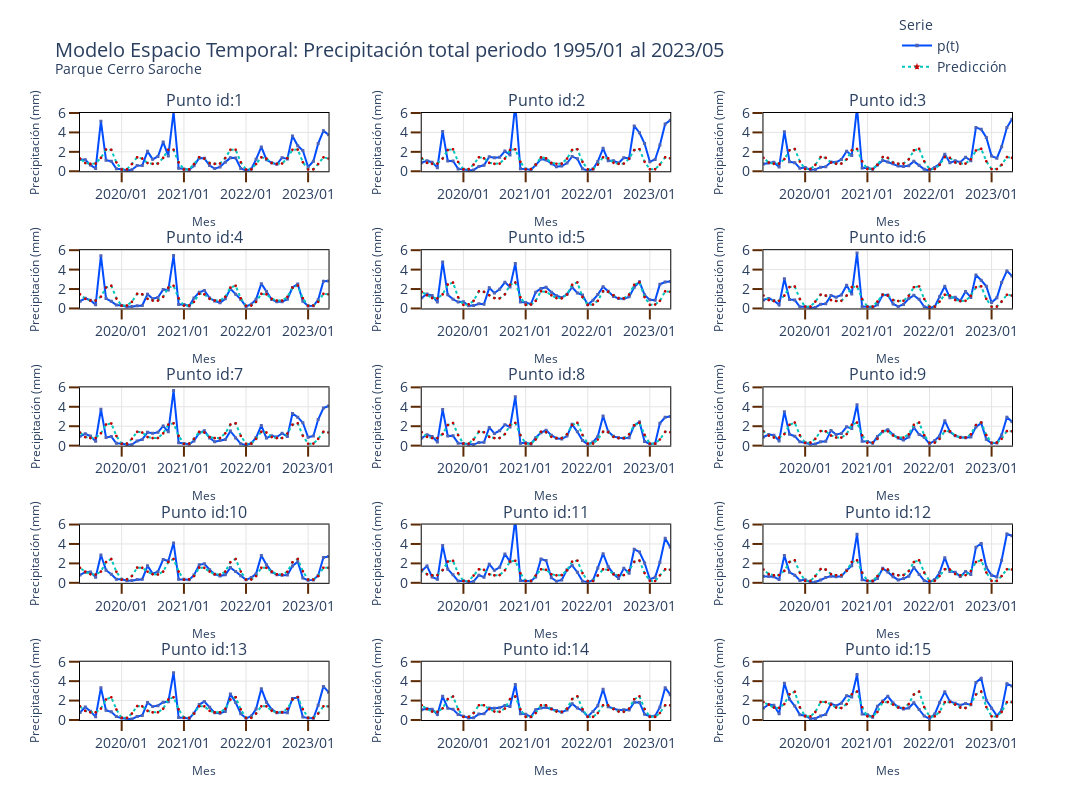

The code cell stored with this chart in its notebook:
### Markdown cell above
Gráfico

### Code cell
rows=5 
cols=3

column_titles = list(map(lambda x: 'Punto id:' + str(int(x)), pd_precipitacion.sort_values('id_point',ascending=True).id_point.unique().tolist() ))

fig = make_subplots(rows=rows,
                    cols=cols,
                    subplot_titles=column_titles,
                    horizontal_spacing=0.1,
                    vertical_spacing=0.13)

row_order = pd_precipitacion.sort_values('id_point',ascending=True).id_point.unique().reshape(rows,cols).tolist()

marker_line_width=1.5
marker_size=1.5
line_width=2

for row in range(len(row_order)):

    list_row = row_order[row]
    for col in range(len(list_row)):
        
        if row_order[row][col]==1:
            showlegend=True
        else:
            showlegend=False
            
            
        data_fig = pd_precipitacion.sort_values('id_point',ascending=True).query(f"id_point=={row_order[row][col]}")
        data_fig = data_fig.sort_values('periodo',ascending=True)

        fig.add_trace(
            go.Scatter(x=data_fig['periodo'],
                       #y=data_fig.total_precipitation_mm,
                       y=data_fig['precipitacion_narx'],
                       mode='lines+markers',
                       name='p(t)',# Id: {id}'.format(id=id_),
                       marker_symbol='square',
                       marker_line_width=marker_line_width,
                       marker_size=marker_size,
                       marker_line_color='#4F64B4',
                       marker_color='#4F64B4', 
                       line=dict(color='#004CFF', width=line_width),
                       legendgroup='group1',
                       showlegend=showlegend,
                       
                      ),
            row=row+1, 
            col=col+1,
                
        )
        
        fig.add_trace(
            go.Scatter(x=data_fig['periodo'],
                       #y=data_fig.total_precipitation_mm,
                       y=data_fig['prediction_ann'],
                       mode='lines+markers',
                       name='Predicción',# Id: {id}'.format(id=id_),
                       #line=dict(color='#00B4B1', width=2),
                       marker_symbol='star',
                       marker_line_width=marker_line_width,
                       marker_size=marker_size,
                       marker_line_color='#C60000',
                       marker_color='#C60000',
                       line=dict(color='#00C6BB', width=line_width,dash='dot'),
                       legendgroup='group1',
                       showlegend=showlegend,
                       
                      ),
            row=row+1, 
            col=col+1,
                
        )

        
        fig.update_xaxes(title_text='Mes',title_font=dict(size=12),
                         range=[data_fig.periodo.max() - pd.DateOffset(months=4*12),
                                data_fig.periodo.max()])
        fig.update_yaxes(title_text='Precipitación (mm)',
                         title_font=dict(size=12),
                         range=[0,6]
                        )

# fig['layout']['title']['y']=0.98
# fig['layout']['margin']['t']=100
        
#        
fig.update_xaxes(tickformat="%Y/%m",showline=True, linewidth=1, linecolor='black', gridcolor='#E4E4E4',mirror=True,
                 ticks="outside", tickwidth=2, tickcolor='#5C2B05', ticklen=10)
fig.update_yaxes(showline=True, linewidth=1, linecolor='black', gridcolor='#E4E4E4',mirror=True,
                 ticks="outside", tickwidth=2, tickcolor='#5C2B05', ticklen=10)        
fig.update_layout( height=800,
                   width=1500,
                   showlegend = True,
                   font = dict(size = 14),
                   template='plotly_white',
                   title_text=f"""
                             Modelo Espacio Temporal: Precipitación total periodo {pd_precipitacion.periodo.min().strftime('%Y/%m')} al {pd_precipitacion.periodo.max().strftime('%Y/%m')}
                             <br><sup>Parque {'Cerro Saroche'}</sup>
                             """,
                   #xaxis_range=['1980-01-01','2023-01-01'],
                   legend_title_text='Serie',
                   legend_title = dict( font = dict(size = 14)),
                   uniformtext_minsize=8,
                   uniformtext_mode='hide',
                   legend = dict(
                                #orientation="h",
                                yanchor="bottom",
                                y=1.05,
                                xanchor="right",
                                x=1,
                                font_size=14
                            )
                 )


fig.write_image(f'./{park}/figures/ann_precipitacion.png')
fig.show()

### Figure 1 — Plotly figure (JSON) as saved in the notebook; plotly's stock layout.template omitted (floating-point values rounded to 4 significant figures; data arrays with more than 128 entries replaced by an {"elided": "..."} marker saying what was removed)
{"data": [{"legendgroup": "group1", "line": {"color": "#004CFF", "width": 2}, "marker": {"color": "#4F64B4", "line": {"color": "#4F64B4", "width": 1.5}, "size": 1.5, "symbol": "square"}, "mode": "lines+markers", "name": "p(t)", "showlegend": true, "type": "scatter", "x": {"elided": "341 str values"}, "xaxis": "x", "y": {"elided": "341 float values"}, "yaxis": "y"}, {"legendgroup": "group1", "line": {"color": "#00C6BB", "dash": "dot", "width": 2}, "marker": {"color": "#C60000", "line": {"color": "#C60000", "width": 1.5}, "size": 1.5, "symbol": "star"}, "mode": "lines+markers", "name": "Predicción", "showlegend": true, "type": "scatter", "x": {"elided": "341 str values"}, "xaxis": "x", "y": {"elided": "341 float values"}, "yaxis": "y"}, {"legendgroup": "group1", "line": {"color": "#004CFF", "width": 2}, "marker": {"color": "#4F64B4", "line": {"color": "#4F64B4", "width": 1.5}, "size": 1.5, "symbol": "square"}, "mode": "lines+markers", "name": "p(t)", "showlegend": false, "type": "scatter", "x": {"elided": "341 str values"}, "xaxis": "x2", "y": {"elided": "341 float values"}, "yaxis": "y2"}, {"legendgroup": "group1", "line": {"color": "#00C6BB", "dash": "dot", "width": 2}, "marker": {"color": "#C60000", "line": {"color": "#C60000", "width": 1.5}, "size": 1.5, "symbol": "star"}, "mode": "lines+markers", "name": "Predicción", "showlegend": false, "type": "scatter", "x": {"elided": "341 str values"}, "xaxis": "x2", "y": {"elided": "341 float values"}, "yaxis": "y2"}, {"legendgroup": "group1", "line": {"color": "#004CFF", "width": 2}, "marker": {"color": "#4F64B4", "line": {"color": "#4F64B4", "width": 1.5}, "size": 1.5, "symbol": "square"}, "mode": "lines+markers", "name": "p(t)", "showlegend": false, "type": "scatter", "x": {"elided": "341 str values"}, "xaxis": "x3", "y": {"elided": "341 float values"}, "yaxis": "y3"}, {"legendgroup": "group1", "line": {"color": "#00C6BB", "dash": "dot", "width": 2}, "marker": {"color": "#C60000", "line": {"color": "#C60000", "width": 1.5}, "size": 1.5, "symbol": "star"}, "mode": "lines+markers", "name": "Predicción", "showlegend": false, "type": "scatter", "x": {"elided": "341 str values"}, "xaxis": "x3", "y": {"elided": "341 float values"}, "yaxis": "y3"}, {"legendgroup": "group1", "line": {"color": "#004CFF", "width": 2}, "marker": {"color": "#4F64B4", "line": {"color": "#4F64B4", "width": 1.5}, "size": 1.5, "symbol": "square"}, "mode": "lines+markers", "name": "p(t)", "showlegend": false, "type": "scatter", "x": {"elided": "341 str values"}, "xaxis": "x4", "y": {"elided": "341 float values"}, "yaxis": "y4"}, {"legendgroup": "group1", "line": {"color": "#00C6BB", "dash": "dot", "width": 2}, "marker": {"color": "#C60000", "line": {"color": "#C60000", "width": 1.5}, "size": 1.5, "symbol": "star"}, "mode": "lines+markers", "name": "Predicción", "showlegend": false, "type": "scatter", "x": {"elided": "341 str values"}, "xaxis": "x4", "y": {"elided": "341 float values"}, "yaxis": "y4"}, {"legendgroup": "group1", "line": {"color": "#004CFF", "width": 2}, "marker": {"color": "#4F64B4", "line": {"color": "#4F64B4", "width": 1.5}, "size": 1.5, "symbol": "square"}, "mode": "lines+markers", "name": "p(t)", "showlegend": false, "type": "scatter", "x": {"elided": "341 str values"}, "xaxis": "x5", "y": {"elided": "341 float values"}, "yaxis": "y5"}, {"legendgroup": "group1", "line": {"color": "#00C6BB", "dash": "dot", "width": 2}, "marker": {"color": "#C60000", "line": {"color": "#C60000", "width": 1.5}, "size": 1.5, "symbol": "star"}, "mode": "lines+markers", "name": "Predicción", "showlegend": false, "type": "scatter", "x": {"elided": "341 str values"}, "xaxis": "x5", "y": {"elided": "341 float values"}, "yaxis": "y5"}, {"legendgroup": "group1", "line": {"color": "#004CFF", "width": 2}, "marker": {"color": "#4F64B4", "line": {"color": "#4F64B4", "width": 1.5}, "size": 1.5, "symbol": "square"}, "mode": "lines+markers", "name": "p(t)", "showlegend": false, "type": "scatter", "x": {"elided": "341 str values"}, "xaxis": "x6", "y": {"elided": "341 float values"}, "yaxis": "y6"}, {"legendgroup": "group1", "line": {"color": "#00C6BB", "dash": "dot", "width": 2}, "marker": {"color": "#C60000", "line": {"color": "#C60000", "width": 1.5}, "size": 1.5, "symbol": "star"}, "mode": "lines+markers", "name": "Predicción", "showlegend": false, "type": "scatter", "x": {"elided": "341 str values"}, "xaxis": "x6", "y": {"elided": "341 float values"}, "yaxis": "y6"}, {"legendgroup": "group1", "line": {"color": "#004CFF", "width": 2}, "marker": {"color": "#4F64B4", "line": {"color": "#4F64B4", "width": 1.5}, "size": 1.5, "symbol": "square"}, "mode": "lines+markers", "name": "p(t)", "showlegend": false, "type": "scatter", "x": {"elided": "341 str values"}, "xaxis": "x7", "y": {"elided": "341 float values"}, "yaxis": "y7"}, {"legendgroup": "group1", "line": {"color": "#00C6BB", "dash": "dot", "width": 2}, "marker": {"color": "#C60000", "line": {"color": "#C60000", "width": 1.5}, "size": 1.5, "symbol": "star"}, "mode": "lines+markers", "name": "Predicción", "showlegend": false, "type": "scatter", "x": {"elided": "341 str values"}, "xaxis": "x7", "y": {"elided": "341 float values"}, "yaxis": "y7"}, {"legendgroup": "group1", "line": {"color": "#004CFF", "width": 2}, "marker": {"color": "#4F64B4", "line": {"color": "#4F64B4", "width": 1.5}, "size": 1.5, "symbol": "square"}, "mode": "lines+markers", "name": "p(t)", "showlegend": false, "type": "scatter", "x": {"elided": "341 str values"}, "xaxis": "x8", "y": {"elided": "341 float values"}, "yaxis": "y8"}, {"legendgroup": "group1", "line": {"color": "#00C6BB", "dash": "dot", "width": 2}, "marker": {"color": "#C60000", "line": {"color": "#C60000", "width": 1.5}, "size": 1.5, "symbol": "star"}, "mode": "lines+markers", "name": "Predicción", "showlegend": false, "type": "scatter", "x": {"elided": "341 str values"}, "xaxis": "x8", "y": {"elided": "341 float values"}, "yaxis": "y8"}, {"legendgroup": "group1", "line": {"color": "#004CFF", "width": 2}, "marker": {"color": "#4F64B4", "line": {"color": "#4F64B4", "width": 1.5}, "size": 1.5, "symbol": "square"}, "mode": "lines+markers", "name": "p(t)", "showlegend": false, "type": "scatter", "x": {"elided": "341 str values"}, "xaxis": "x9", "y": {"elided": "341 float values"}, "yaxis": "y9"}, {"legendgroup": "group1", "line": {"color": "#00C6BB", "dash": "dot", "width": 2}, "marker": {"color": "#C60000", "line": {"color": "#C60000", "width": 1.5}, "size": 1.5, "symbol": "star"}, "mode": "lines+markers", "name": "Predicción", "showlegend": false, "type": "scatter", "x": {"elided": "341 str values"}, "xaxis": "x9", "y": {"elided": "341 float values"}, "yaxis": "y9"}, {"legendgroup": "group1", "line": {"color": "#004CFF", "width": 2}, "marker": {"color": "#4F64B4", "line": {"color": "#4F64B4", "width": 1.5}, "size": 1.5, "symbol": "square"}, "mode": "lines+markers", "name": "p(t)", "showlegend": false, "type": "scatter", "x": {"elided": "341 str values"}, "xaxis": "x10", "y": {"elided": "341 float values"}, "yaxis": "y10"}, {"legendgroup": "group1", "line": {"color": "#00C6BB", "dash": "dot", "width": 2}, "marker": {"color": "#C60000", "line": {"color": "#C60000", "width": 1.5}, "size": 1.5, "symbol": "star"}, "mode": "lines+markers", "name": "Predicción", "showlegend": false, "type": "scatter", "x": {"elided": "341 str values"}, "xaxis": "x10", "y": {"elided": "341 float values"}, "yaxis": "y10"}, {"legendgroup": "group1", "line": {"color": "#004CFF", "width": 2}, "marker": {"color": "#4F64B4", "line": {"color": "#4F64B4", "width": 1.5}, "size": 1.5, "symbol": "square"}, "mode": "lines+markers", "name": "p(t)", "showlegend": false, "type": "scatter", "x": {"elided": "341 str values"}, "xaxis": "x11", "y": {"elided": "341 float values"}, "yaxis": "y11"}, {"legendgroup": "group1", "line": {"color": "#00C6BB", "dash": "dot", "width": 2}, "marker": {"color": "#C60000", "line": {"color": "#C60000", "width": 1.5}, "size": 1.5, "symbol": "star"}, "mode": "lines+markers", "name": "Predicción", "showlegend": false, "type": "scatter", "x": {"elided": "341 str values"}, "xaxis": "x11", "y": {"elided": "341 float values"}, "yaxis": "y11"}, {"legendgroup": "group1", "line": {"color": "#004CFF", "width": 2}, "marker": {"color": "#4F64B4", "line": {"color": "#4F64B4", "width": 1.5}, "size": 1.5, "symbol": "square"}, "mode": "lines+markers", "name": "p(t)", "showlegend": false, "type": "scatter", "x": {"elided": "341 str values"}, "xaxis": "x12", "y": {"elided": "341 float values"}, "yaxis": "y12"}, {"legendgroup": "group1", "line": {"color": "#00C6BB", "dash": "dot", "width": 2}, "marker": {"color": "#C60000", "line": {"color": "#C60000", "width": 1.5}, "size": 1.5, "symbol": "star"}, "mode": "lines+markers", "name": "Predicción", "showlegend": false, "type": "scatter", "x": {"elided": "341 str values"}, "xaxis": "x12", "y": {"elided": "341 float values"}, "yaxis": "y12"}, {"legendgroup": "group1", "line": {"color": "#004CFF", "width": 2}, "marker": {"color": "#4F64B4", "line": {"color": "#4F64B4", "width": 1.5}, "size": 1.5, "symbol": "square"}, "mode": "lines+markers", "name": "p(t)", "showlegend": false, "type": "scatter", "x": {"elided": "341 str values"}, "xaxis": "x13", "y": {"elided": "341 float values"}, "yaxis": "y13"}, {"legendgroup": "group1", "line": {"color": "#00C6BB", "dash": "dot", "width": 2}, "marker": {"color": "#C60000", "line": {"color": "#C60000", "width": 1.5}, "size": 1.5, "symbol": "star"}, "mode": "lines+markers", "name": "Predicción", "showlegend": false, "type": "scatter", "x": {"elided": "341 str values"}, "xaxis": "x13", "y": {"elided": "341 float values"}, "yaxis": "y13"}, {"legendgroup": "group1", "line": {"color": "#004CFF", "width": 2}, "marker": {"color": "#4F64B4", "line": {"color": "#4F64B4", "width": 1.5}, "size": 1.5, "symbol": "square"}, "mode": "lines+markers", "name": "p(t)", "showlegend": false, "type": "scatter", "x": {"elided": "341 str values"}, "xaxis": "x14", "y": {"elided": "341 float values"}, "yaxis": "y14"}, {"legendgroup": "group1", "line": {"color": "#00C6BB", "dash": "dot", "width": 2}, "marker": {"color": "#C60000", "line": {"color": "#C60000", "width": 1.5}, "size": 1.5, "symbol": "star"}, "mode": "lines+markers", "name": "Predicción", "showlegend": false, "type": "scatter", "x": {"elided": "341 str values"}, "xaxis": "x14", "y": {"elided": "341 float values"}, "yaxis": "y14"}, {"legendgroup": "group1", "line": {"color": "#004CFF", "width": 2}, "marker": {"color": "#4F64B4", "line": {"color": "#4F64B4", "width": 1.5}, "size": 1.5, "symbol": "square"}, "mode": "lines+markers", "name": "p(t)", "showlegend": false, "type": "scatter", "x": {"elided": "341 str values"}, "xaxis": "x15", "y": {"elided": "341 float values"}, "yaxis": "y15"}, {"legendgroup": "group1", "line": {"color": "#00C6BB", "dash": "dot", "width": 2}, "marker": {"color": "#C60000", "line": {"color": "#C60000", "width": 1.5}, "size": 1.5, "symbol": "star"}, "mode": "lines+markers", "name": "Predicción", "showlegend": false, "type": "scatter", "x": {"elided": "341 str values"}, "xaxis": "x15", "y": {"elided": "341 float values"}, "yaxis": "y15"}], "layout": {"annotations": [{"font": {"size": 16}, "showarrow": false, "text": "Punto id:1", "x": 0.1333, "xanchor": "center", "xref": "paper", "y": 1, "yanchor": "bottom", "yref": "paper"}, {"font": {"size": 16}, "showarrow": false, "text": "Punto id:2", "x": 0.5, "xanchor": "center", "xref": "paper", "y": 1, "yanchor": "bottom", "yref": "paper"}, {"font": {"size": 16}, "showarrow": false, "text": "Punto id:3", "x": 0.8667, "xanchor": "center", "xref": "paper", "y": 1, "yanchor": "bottom", "yref": "paper"}, {"font": {"size": 16}, "showarrow": false, "text": "Punto id:4", "x": 0.1333, "xanchor": "center", "xref": "paper", "y": 0.774, "yanchor": "bottom", "yref": "paper"}, {"font": {"size": 16}, "showarrow": false, "text": "Punto id:5", "x": 0.5, "xanchor": "center", "xref": "paper", "y": 0.774, "yanchor": "bottom", "yref": "paper"}, {"font": {"size": 16}, "showarrow": false, "text": "Punto id:6", "x": 0.8667, "xanchor": "center", "xref": "paper", "y": 0.774, "yanchor": "bottom", "yref": "paper"}, {"font": {"size": 16}, "showarrow": false, "text": "Punto id:7", "x": 0.1333, "xanchor": "center", "xref": "paper", "y": 0.548, "yanchor": "bottom", "yref": "paper"}, {"font": {"size": 16}, "showarrow": false, "text": "Punto id:8", "x": 0.5, "xanchor": "center", "xref": "paper", "y": 0.548, "yanchor": "bottom", "yref": "paper"}, {"font": {"size": 16}, "showarrow": false, "text": "Punto id:9", "x": 0.8667, "xanchor": "center", "xref": "paper", "y": 0.548, "yanchor": "bottom", "yref": "paper"}, {"font": {"size": 16}, "showarrow": false, "text": "Punto id:10", "x": 0.1333, "xanchor": "center", "xref": "paper", "y": 0.322, "yanchor": "bottom", "yref": "paper"}, {"font": {"size": 16}, "showarrow": false, "text": "Punto id:11", "x": 0.5, "xanchor": "center", "xref": "paper", "y": 0.322, "yanchor": "bottom", "yref": "paper"}, {"font": {"size": 16}, "showarrow": false, "text": "Punto id:12", "x": 0.8667, "xanchor": "center", "xref": "paper", "y": 0.322, "yanchor": "bottom", "yref": "paper"}, {"font": {"size": 16}, "showarrow": false, "text": "Punto id:13", "x": 0.1333, "xanchor": "center", "xref": "paper", "y": 0.096, "yanchor": "bottom", "yref": "paper"}, {"font": {"size": 16}, "showarrow": false, "text": "Punto id:14", "x": 0.5, "xanchor": "center", "xref": "paper", "y": 0.096, "yanchor": "bottom", "yref": "paper"}, {"font": {"size": 16}, "showarrow": false, "text": "Punto id:15", "x": 0.8667, "xanchor": "center", "xref": "paper", "y": 0.096, "yanchor": "bottom", "yref": "paper"}], "font": {"size": 14}, "height": 800, "legend": {"font": {"size": 14}, "title": {"font": {"size": 14}, "text": "Serie"}, "x": 1, "xanchor": "right", "y": 1.05, "yanchor": "bottom"}, "showlegend": true, "title": {"text": "\n                             Modelo Espacio Temporal: Precipitación total periodo 1995/01 al 2023/05\n                             <br><sup>Parque Cerro Saroche</sup>\n                             "}, "uniformtext": {"minsize": 8, "mode": "hide"}, "width": 1500, "xaxis": {"anchor": "y", "domain": [0, 0.2667], "gridcolor": "#E4E4E4", "linecolor": "black", "linewidth": 1, "mirror": true, "range": ["2019-05-01T00:00:00", "2023-05-01T00:00:00"], "showline": true, "tickcolor": "#5C2B05", "tickformat": "%Y/%m", "ticklen": 10, "ticks": "outside", "tickwidth": 2, "title": {"font": {"size": 12}, "text": "Mes"}}, "xaxis10": {"anchor": "y10", "domain": [0, 0.2667], "gridcolor": "#E4E4E4", "linecolor": "black", "linewidth": 1, "mirror": true, "range": ["2019-05-01T00:00:00", "2023-05-01T00:00:00"], "showline": true, "tickcolor": "#5C2B05", "tickformat": "%Y/%m", "ticklen": 10, "ticks": "outside", "tickwidth": 2, "title": {"font": {"size": 12}, "text": "Mes"}}, "xaxis11": {"anchor": "y11", "domain": [0.3667, 0.6333], "gridcolor": "#E4E4E4", "linecolor": "black", "linewidth": 1, "mirror": true, "range": ["2019-05-01T00:00:00", "2023-05-01T00:00:00"], "showline": true, "tickcolor": "#5C2B05", "tickformat": "%Y/%m", "ticklen": 10, "ticks": "outside", "tickwidth": 2, "title": {"font": {"size": 12}, "text": "Mes"}}, "xaxis12": {"anchor": "y12", "domain": [0.7333, 1], "gridcolor": "#E4E4E4", "linecolor": "black", "linewidth": 1, "mirror": true, "range": ["2019-05-01T00:00:00", "2023-05-01T00:00:00"], "showline": true, "tickcolor": "#5C2B05", "tickformat": "%Y/%m", "ticklen": 10, "ticks": "outside", "tickwidth": 2, "title": {"font": {"size": 12}, "text": "Mes"}}, "xaxis13": {"anchor": "y13", "domain": [0, 0.2667], "gridcolor": "#E4E4E4", "linecolor": "black", "linewidth": 1, "mirror": true, "range": ["2019-05-01T00:00:00", "2023-05-01T00:00:00"], "showline": true, "tickcolor": "#5C2B05", "tickformat": "%Y/%m", "ticklen": 10, "ticks": "outside", "tickwidth": 2, "title": {"font": {"size": 12}, "text": "Mes"}}, "xaxis14": {"anchor": "y14", "domain": [0.3667, 0.6333], "gridcolor": "#E4E4E4", "linecolor": "black", "linewidth": 1, "mirror": true, "range": ["2019-05-01T00:00:00", "2023-05-01T00:00:00"], "showline": true, "tickcolor": "#5C2B05", "tickformat": "%Y/%m", "ticklen": 10, "ticks": "outside", "tickwidth": 2, "title": {"font": {"size": 12}, "text": "Mes"}}, "xaxis15": {"anchor": "y15", "domain": [0.7333, 1], "gridcolor": "#E4E4E4", "linecolor": "black", "linewidth": 1, "mirror": true, "range": ["2019-05-01T00:00:00", "2023-05-01T00:00:00"], "showline": true, "tickcolor": "#5C2B05", "tickformat": "%Y/%m", "ticklen": 10, "ticks": "outside", "tickwidth": 2, "title": {"font": {"size": 12}, "text": "Mes"}}, "xaxis2": {"anchor": "y2", "domain": [0.3667, 0.6333], "gridcolor": "#E4E4E4", "linecolor": "black", "linewidth": 1, "mirror": true, "range": ["2019-05-01T00:00:00", "2023-05-01T00:00:00"], "showline": true, "tickcolor": "#5C2B05", "tickformat": "%Y/%m", "ticklen": 10, "ticks": "outside", "tickwidth": 2, "title": {"font": {"size": 12}, "text": "Mes"}}, "xaxis3": {"anchor": "y3", "domain": [0.7333, 1], "gridcolor": "#E4E4E4", "linecolor": "black", "linewidth": 1, "mirror": true, "range": ["2019-05-01T00:00:00", "2023-05-01T00:00:00"], "showline": true, "tickcolor": "#5C2B05", "tickformat": "%Y/%m", "ticklen": 10, "ticks": "outside", "tickwidth": 2, "title": {"font": {"size": 12}, "text": "Mes"}}, "xaxis4": {"anchor": "y4", "domain": [0, 0.2667], "gridcolor": "#E4E4E4", "linecolor": "black", "linewidth": 1, "mirror": true, "range": ["2019-05-01T00:00:00", "2023-05-01T00:00:00"], "showline": true, "tickcolor": "#5C2B05", "tickformat": "%Y/%m", "ticklen": 10, "ticks": "outside", "tickwidth": 2, "title": {"font": {"size": 12}, "text": "Mes"}}, "xaxis5": {"anchor": "y5", "domain": [0.3667, 0.6333], "gridcolor": "#E4E4E4", "linecolor": "black", "linewidth": 1, "mirror": true, "range": ["2019-05-01T00:00:00", "2023-05-01T00:00:00"], "showline": true, "tickcolor": "#5C2B05", "tickformat": "%Y/%m", "ticklen": 10, "ticks": "outside", "tickwidth": 2, "title": {"font": {"size": 12}, "text": "Mes"}}, "xaxis6": {"anchor": "y6", "domain": [0.7333, 1], "gridcolor": "#E4E4E4", "linecolor": "black", "linewidth": 1, "mirror": true, "range": ["2019-05-01T00:00:00", "2023-05-01T00:00:00"], "showline": true, "tickcolor": "#5C2B05", "tickformat": "%Y/%m", "ticklen": 10, "ticks": "outside", "tickwidth": 2, "title": {"font": {"size": 12}, "text": "Mes"}}, "xaxis7": {"anchor": "y7", "domain": [0, 0.2667], "gridcolor": "#E4E4E4", "linecolor": "black", "linewidth": 1, "mirror": true, "range": ["2019-05-01T00:00:00", "2023-05-01T00:00:00"], "showline": true, "tickcolor": "#5C2B05", "tickformat": "%Y/%m", "ticklen": 10, "ticks": "outside", "tickwidth": 2, "title": {"font": {"size": 12}, "text": "Mes"}}, "xaxis8": {"anchor": "y8", "domain": [0.3667, 0.6333], "gridcolor": "#E4E4E4", "linecolor": "black", "linewidth": 1, "mirror": true, "range": ["2019-05-01T00:00:00", "2023-05-01T00:00:00"], "showline": true, "tickcolor": "#5C2B05", "tickformat": "%Y/%m", "ticklen": 10, "ticks": "outside", "tickwidth": 2, "title": {"font": {"size": 12}, "text": "Mes"}}, "xaxis9": {"anchor": "y9", "domain": [0.7333, 1], "gridcolor": "#E4E4E4", "linecolor": "black", "linewidth": 1, "mirror": true, "range": ["2019-05-01T00:00:00", "2023-05-01T00:00:00"], "showline": true, "tickcolor": "#5C2B05", "tickformat": "%Y/%m", "ticklen": 10, "ticks": "outside", "tickwidth": 2, "title": {"font": {"size": 12}, "text": "Mes"}}, "yaxis": {"anchor": "x", "domain": [0.904, 1], "gridcolor": "#E4E4E4", "linecolor": "black", "linewidth": 1, "mirror": true, "range": [0, 6], "showline": true, "tickcolor": "#5C2B05", "ticklen": 10, "ticks": "outside", "tickwidth": 2, "title": {"font": {"size": 12}, "text": "Precipitación (mm)"}}, "yaxis10": {"anchor": "x10", "domain": [0.226, 0.322], "gridcolor": "#E4E4E4", "linecolor": "black", "linewidth": 1, "mirror": true, "range": [0, 6], "showline": true, "tickcolor": "#5C2B05", "ticklen": 10, "ticks": "outside", "tickwidth": 2, "title": {"font": {"size": 12}, "text": "Precipitación (mm)"}}, "yaxis11": {"anchor": "x11", "domain": [0.226, 0.322], "gridcolor": "#E4E4E4", "linecolor": "black", "linewidth": 1, "mirror": true, "range": [0, 6], "showline": true, "tickcolor": "#5C2B05", "ticklen": 10, "ticks": "outside", "tickwidth": 2, "title": {"font": {"size": 12}, "text": "Precipitación (mm)"}}, "yaxis12": {"anchor": "x12", "domain": [0.226, 0.322], "gridcolor": "#E4E4E4", "linecolor": "black", "linewidth": 1, "mirror": true, "range": [0, 6], "showline": true, "tickcolor": "#5C2B05", "ticklen": 10, "ticks": "outside", "tickwidth": 2, "title": {"font": {"size": 12}, "text": "Precipitación (mm)"}}, "yaxis13": {"anchor": "x13", "domain": [0, 0.096], "gridcolor": "#E4E4E4", "linecolor": "black", "linewidth": 1, "mirror": true, "range": [0, 6], "showline": true, "tickcolor": "#5C2B05", "ticklen": 10, "ticks": "outside", "tickwidth": 2, "title": {"font": {"size": 12}, "text": "Precipitación (mm)"}}, "yaxis14": {"anchor": "x14", "domain": [0, 0.096], "gridcolor": "#E4E4E4", "linecolor": "black", "linewidth": 1, "mirror": true, "range": [0, 6], "showline": true, "tickcolor": "#5C2B05", "ticklen": 10, "ticks": "outside", "tickwidth": 2, "title": {"font": {"size": 12}, "text": "Precipitación (mm)"}}, "yaxis15": {"anchor": "x15", "domain": [0, 0.096], "gridcolor": "#E4E4E4", "linecolor": "black", "linewidth": 1, "mirror": true, "range": [0, 6], "showline": true, "tickcolor": "#5C2B05", "ticklen": 10, "ticks": "outside", "tickwidth": 2, "title": {"font": {"size": 12}, "text": "Precipitación (mm)"}}, "yaxis2": {"anchor": "x2", "domain": [0.904, 1], "gridcolor": "#E4E4E4", "linecolor": "black", "linewidth": 1, "mirror": true, "range": [0, 6], "showline": true, "tickcolor": "#5C2B05", "ticklen": 10, "ticks": "outside", "tickwidth": 2, "title": {"font": {"size": 12}, "text": "Precipitación (mm)"}}, "yaxis3": {"anchor": "x3", "domain": [0.904, 1], "gridcolor": "#E4E4E4", "linecolor": "black", "linewidth": 1, "mirror": true, "range": [0, 6], "showline": true, "tickcolor": "#5C2B05", "ticklen": 10, "ticks": "outside", "tickwidth": 2, "title": {"font": {"size": 12}, "text": "Precipitación (mm)"}}, "yaxis4": {"anchor": "x4", "domain": [0.678, 0.774], "gridcolor": "#E4E4E4", "linecolor": "black", "linewidth": 1, "mirror": true, "range": [0, 6], "showline": true, "tickcolor": "#5C2B05", "ticklen": 10, "ticks": "outside", "tickwidth": 2, "title": {"font": {"size": 12}, "text": "Precipitación (mm)"}}, "yaxis5": {"anchor": "x5", "domain": [0.678, 0.774], "gridcolor": "#E4E4E4", "linecolor": "black", "linewidth": 1, "mirror": true, "range": [0, 6], "showline": true, "tickcolor": "#5C2B05", "ticklen": 10, "ticks": "outside", "tickwidth": 2, "title": {"font": {"size": 12}, "text": "Precipitación (mm)"}}, "yaxis6": {"anchor": "x6", "domain": [0.678, 0.774], "gridcolor": "#E4E4E4", "linecolor": "black", "linewidth": 1, "mirror": true, "range": [0, 6], "showline": true, "tickcolor": "#5C2B05", "ticklen": 10, "ticks": "outside", "tickwidth": 2, "title": {"font": {"size": 12}, "text": "Precipitación (mm)"}}, "yaxis7": {"anchor": "x7", "domain": [0.452, 0.548], "gridcolor": "#E4E4E4", "linecolor": "black", "linewidth": 1, "mirror": true, "range": [0, 6], "showline": true, "tickcolor": "#5C2B05", "ticklen": 10, "ticks": "outside", "tickwidth": 2, "title": {"font": {"size": 12}, "text": "Precipitación (mm)"}}, "yaxis8": {"anchor": "x8", "domain": [0.452, 0.548], "gridcolor": "#E4E4E4", "linecolor": "black", "linewidth": 1, "mirror": true, "range": [0, 6], "showline": true, "tickcolor": "#5C2B05", "ticklen": 10, "ticks": "outside", "tickwidth": 2, "title": {"font": {"size": 12}, "text": "Precipitación (mm)"}}, "yaxis9": {"anchor": "x9", "domain": [0.452, 0.548], "gridcolor": "#E4E4E4", "linecolor": "black", "linewidth": 1, "mirror": true, "range": [0, 6], "showline": true, "tickcolor": "#5C2B05", "ticklen": 10, "ticks": "outside", "tickwidth": 2, "title": {"font": {"size": 12}, "text": "Precipitación (mm)"}}}}
